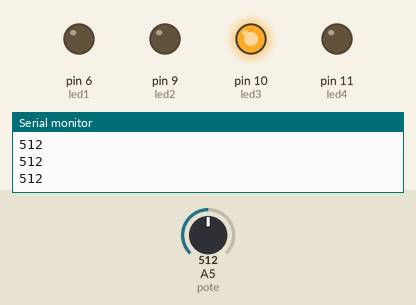
Simulated run of this sketch. Board: Arduino Uno, built with avr-gcc and run on an emulated ATmega328P. On the bench: output pins drawn as LEDs (lit = HIGH), the last lines printed to the serial monitor. The test bench sets the inputs (shaded band); at power-on: A5 (pote) = 512.

Above: at 1.2 s.
1.3 s: A5 (pote) set to 306
At 2.0 s:
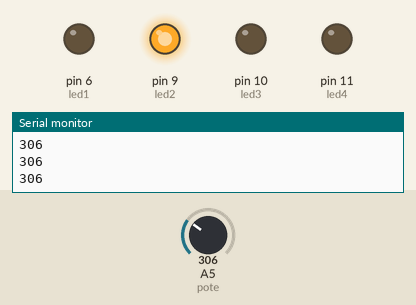
2.8 s: A5 (pote) set to 244
At 3.2 s:
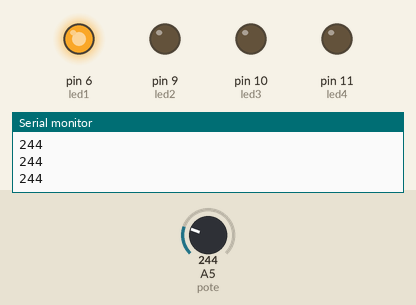
4.3 s: A5 (pote) set to 264
At 5.5 s:
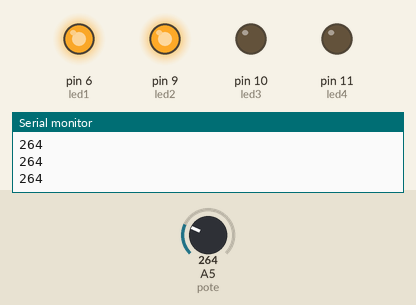
5.8 s: A5 (pote) set to 122
At 6.7 s:
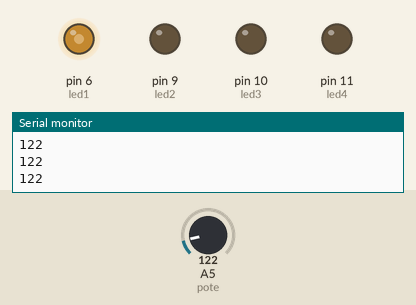
7.3 s: A5 (pote) set to 0
At 7.7 s:
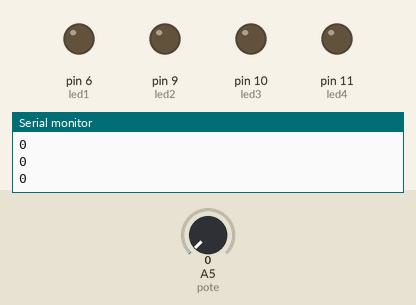
8.8 s: A5 (pote) set to 775
At 10.2 s:
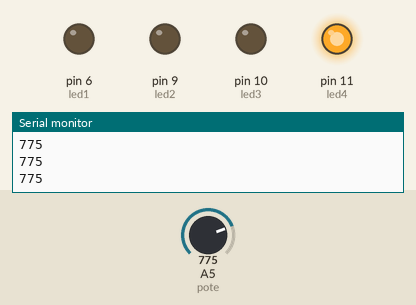
Timing chart, 0 to 11.3 s (numbered marks = the images above; inputs shaded):
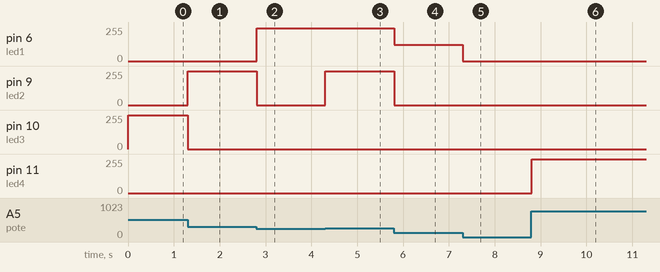

The sketch:

sketch_oct12a.ino
```cpp
int led1=6;
int led2=9;
int led3=10;
int led4=11;
int pote=A5;

void setup(){
 pinMode(led1,OUTPUT);
 pinMode(led2,OUTPUT);
 pinMode(led3,OUTPUT);
 pinMode(led4,OUTPUT);
 pinMode(pote,INPUT);
 Serial.begin(9600);
}

void loop(){
  int value = analogRead(pote);
  Serial.println(value);
  if(value<254){
    analogWrite(led1,value);
    analogWrite(led2,0);
    analogWrite(led3,0);
    analogWrite(led4,0);

  }

  if(value>254 and value<511){
    analogWrite(led2,254);
    analogWrite(led3,0);
    analogWrite(led4,0);
  }

  if(value>511 and value<765){
    analogWrite(led3,254);
    analogWrite(led4,0);
  }

  if(value>765){
    analogWrite(led4,254);
  }

}
```

Measured:
- after the input at 1.3 s, pin 9 (led2): 0/255 → 254/255 at once; pin 10 (led3): 254/255 → 0/255 at once
- after the input at 2.8 s, pin 6 (led1): 0/255 → 244/255 at once; pin 9 (led2): 254/255 → 0/255 at once
- after the input at 4.3 s, pin 9 (led2): 0/255 → 254/255 at once
- after the input at 5.8 s, pin 6 (led1): 244/255 → 122/255 at once; pin 9 (led2): 254/255 → 0/255 at once
- after the input at 7.3 s, pin 6 (led1): 122/255 → 0/255 at once
- after the input at 8.8 s, pin 11 (led4): 0/255 → 254/255 at once
